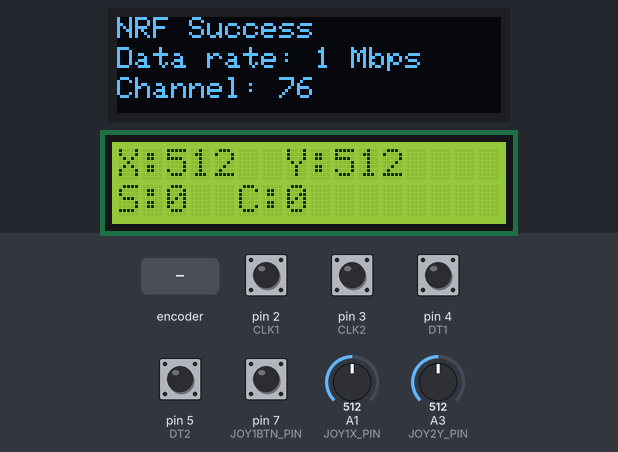
A sketch run on a simulated Arduino Uno, built with avr-gcc and run on an emulated ATmega328P. On the bench: 128×32 one-colour display, 16×2 character LCD. Inputs (shaded band) come from the test bench; at power-on: pin 2 (CLK1), pin 3 (CLK2), pin 4 (DT1), pin 5 (DT2), pin 7 (JOY1BTN_PIN) HIGH, A1 (JOY1X_PIN) = 512, A3 (JOY2Y_PIN) = 512. No radio packets arrive unless stated.

Above: at 1.3 s.
1.4 s: rotary encoder on pin 2 (CLK1) / pin 4 (DT1) turned 3 steps (first pin leading)
At 2.7 s:
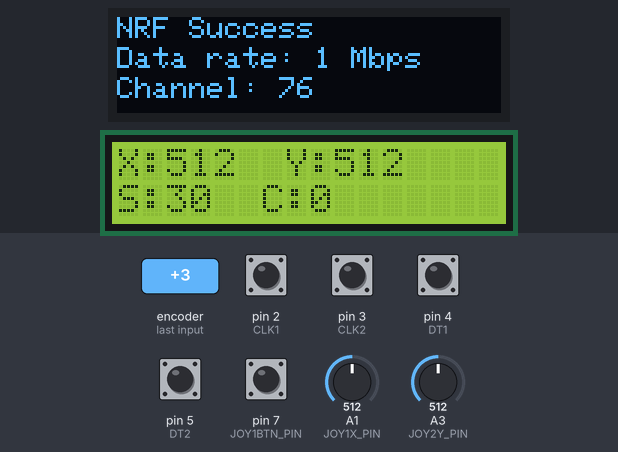
3.5 s: A1 (JOY1X_PIN) set to 716
At 4.6 s:
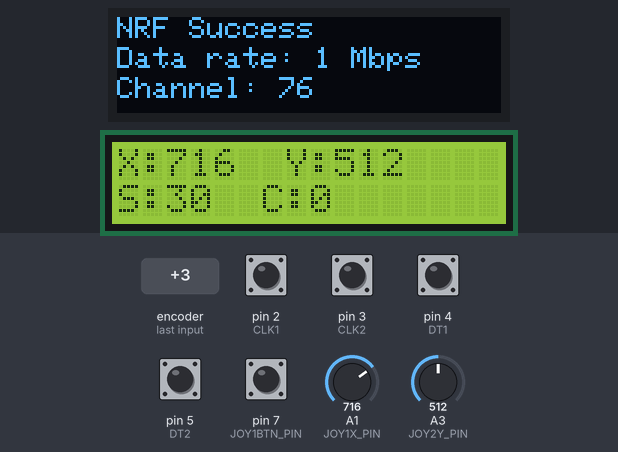
5.0 s: A3 (JOY2Y_PIN) set to 716
At 6.2 s:
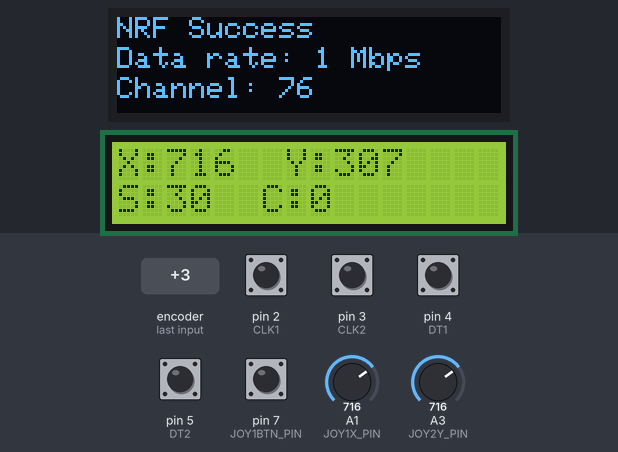
6.5 s: pin 3 (CLK2) pulled LOW for 0.15 s
At 7.3 s:
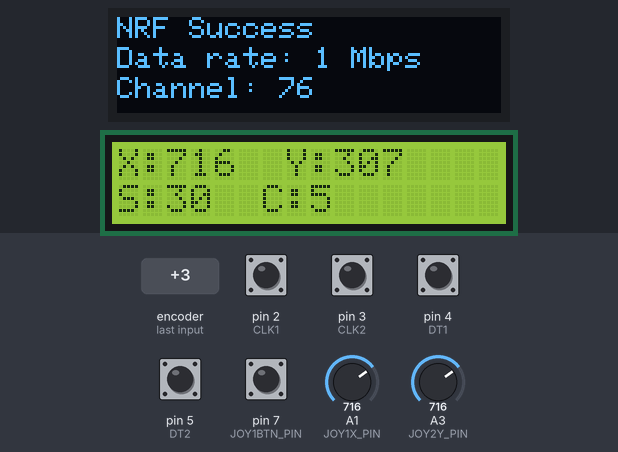
8.2 s: A1 (JOY1X_PIN) set to 900
At 9.2 s:
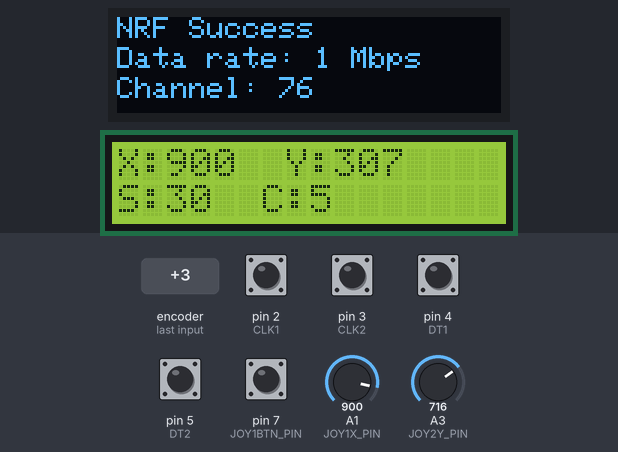
9.7 s: pin 3 (CLK2) pulled LOW for 1 s
At 10.5 s:
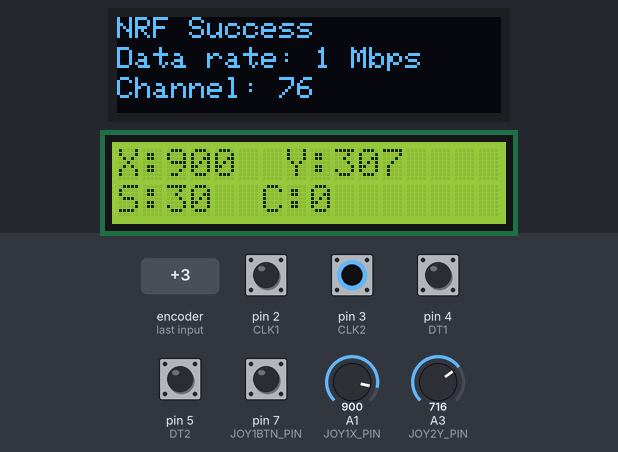
Timing chart, 0 to 12.7 s (numbered marks = the images above; inputs shaded):
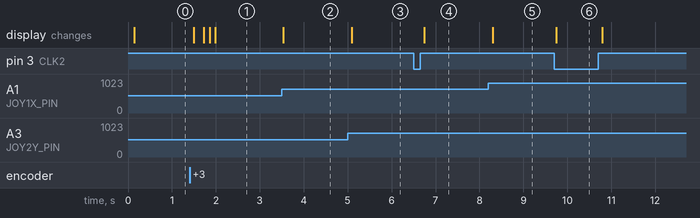

The sketch:

Transmitter.ino
```cpp
#include <Wire.h>
#include <LiquidCrystal_I2C.h>
#include <SPI.h>
#include <nRF24L01.h>
#include <RF24.h>
#include <Adafruit_GFX.h>
#include <Adafruit_SSD1306.h>

Adafruit_SSD1306 display(128, 32, &Wire, -1);

// Joystick 1
//#define JOY1Y_PIN A0
#define JOY1X_PIN A1
#define JOY1BTN_PIN 7

// Joystick 2
#define JOY2Y_PIN A3
//#define JOY2X_PIN A2
#define JOY2BTN_PIN 8

// Encoder 1
#define CLK1 2       // Rotary encoder 1 clock pin (Interrupt)
#define DT1 4        // Rotary encoder 1 data pin

// Encoder 2
#define CLK2 3       // Rotary encoder 2 clock pin (Interrupt)
#define DT2 5        // Rotary encoder 2 data pin

#define DEADZONE 50

RF24 radio(9, 10);  // CE, CSN pins
LiquidCrystal_I2C lcd(0x27, 16, 2);

const byte address[6] = "00001";  // Communication address

// Structure to send multiple values
struct DataPacket {
  bool buttonState;
  byte speed;
  byte counter;
  byte xValue;
  byte yValue;
};

DataPacket dataToSend;

volatile int speed = 0;  // Motor speed (0-255)
int counter = 0;
int lastX = -1, lastY = -1, lastSpeed = -1, lastCounter = -1; // To track changes


void setup() {
    Serial.begin(9600);

    setupOLED();

    lcd.init();
    lcd.backlight();

    pinMode(JOY1BTN_PIN, INPUT_PULLUP);
    pinMode(JOY2BTN_PIN, INPUT_PULLUP);
    pinMode(CLK1, INPUT_PULLUP);
    pinMode(DT1, INPUT_PULLUP);
    pinMode(CLK2, INPUT_PULLUP);
    pinMode(DT2, INPUT_PULLUP);

    attachInterrupt(digitalPinToInterrupt(CLK1), updateEncoder1, CHANGE);
    attachInterrupt(digitalPinToInterrupt(CLK2), updateEncoder2, CHANGE);

    radio.begin();
    radio.openWritingPipe(address);
    radio.setPALevel(RF24_PA_LOW);
    radio.stopListening();  // Set as Transmitter

}


void loop() {
    bool currentState = digitalRead(JOY1BTN_PIN) == LOW;  // Pressed = LOW
    int xValue = analogRead(JOY1X_PIN);  // Read X-axis
    int yValue = 1023 - analogRead(JOY2Y_PIN);

    // Apply deadzone to ignore small fluctuations
    if (abs(xValue - 512) < DEADZONE) xValue = 512;
    if (abs(yValue - 512) < DEADZONE) yValue = 512;

    updateLCD(xValue, yValue, speed, counter);

    // Update structure
    dataToSend.buttonState = currentState;
    dataToSend.speed = speed;
    dataToSend.counter = counter;
    dataToSend.xValue = xValue;
    dataToSend.yValue = yValue;

    // Send data
    radio.write(&dataToSend, sizeof(dataToSend));
}

// Interrupt function for rotary encoder 1
void updateEncoder1() {
    if (digitalRead(DT1) != digitalRead(CLK1)) {
        speed += 5;  // Clockwise -> Increase speed
    } else {
        speed -= 5;  // Counterclockwise -> Decrease speed
    }
    speed = constrain(speed, 0, 255);  // Keep speed within range
}

// Interrupt function for rotary encoder 2 (example)
void updateEncoder2() {
      if (digitalRead(DT2) == digitalRead(CLK2)) {
        counter += 5;  // Clockwise -> Increase speed
    } else {
        counter -= 5;  // Counterclockwise -> Decrease speed
    }
    counter = constrain(counter, 0, 180);
}

void updateLCD(int xValue, int yValue, int speed, int counter) {
    if (xValue != lastX || yValue != lastY || speed != lastSpeed || counter != lastCounter) {
        lcd.setCursor(0, 0);
        lcd.print("X:");
        lcd.print(xValue);
        lcd.print("  Y:");
        lcd.print(yValue);
        lcd.print("   "); // Overwrite old characters

        lcd.setCursor(0, 1);
        lcd.print("S:");
        lcd.print(speed);
        lcd.print("  C:");
        lcd.print(counter);
        lcd.print("   "); // Overwrite old characters

        // Store last values to prevent unnecessary updates
        lastX = xValue;
        lastY = yValue;
        lastSpeed = speed;
        lastCounter = counter;
    }

    delay(100); // Slightly higher delay to reduce flickering
}


void setupOLED() {
    // Initialize OLED display
    if (!display.begin(SSD1306_SWITCHCAPVCC, 0x3C)) {
        for (;;); // Halt if OLED fails
    }

    display.clearDisplay();
    display.setTextSize(1);
    display.setTextColor(SSD1306_WHITE);
    display.setCursor(0, 0);

    // Initialize NRF24L01 and check status
    if (radio.begin()) {
        display.println("NRF Success");
    } else {
        display.println("NRF Failed");
        display.display();
        return; // Exit function if NRF fails
    }

    // Get and display Data Rate
    display.setCursor(0, 10);
    display.print("Data rate: ");
    switch (radio.getDataRate()) {
        case RF24_250KBPS:
            display.println("250 kbps");
            break;
        case RF24_1MBPS:
            display.println("1 Mbps");
            break;
        case RF24_2MBPS:
            display.println("2 Mbps");
            break;
    }

    // Display Channel
    display.setCursor(0, 20);
    display.print("Channel: ");
    display.println(radio.getChannel());

    display.display(); // Show all info
}
```

Measured:
- after the input at 1.4 s, the display: first changes after 0.10 s (image 1 shows a later state)
- after the input at 3.5 s, the display: changes at once (image 2)
- after the input at 5.0 s, the display: changes after 0.09 s (image 3)
- after the input at 6.5 s, the display: changes after 0.25 s (image 4)
- after the input at 8.2 s, the display: changes after 0.10 s (image 5)
- after the input at 9.7 s, the display: changes after 0.05 s (image 6)
